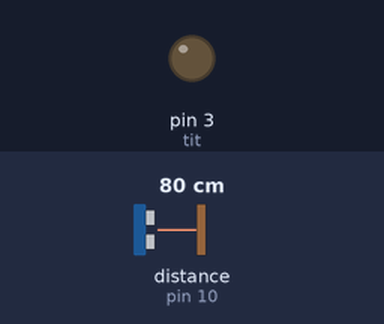
The sketch below on a simulated Arduino Uno, built with avr-gcc and run on an emulated ATmega328P. Shown: output pins drawn as LEDs (lit = HIGH). Wiring (inferred from the names in the program): ultrasonic range finder: trigger pin 9; echo pin 10. The test bench sets the inputs (shaded band); at power-on: distance to the obstacle (sensor on pin 10) 80 cm. The echo pulse lasts 58.3 µs per cm; pins used as bus, display or sensor lines are not drawn.

Above: at 1.2 s.
1.3 s: distance to the obstacle (sensor on pin 10) set to 35 cm
2.8 s: distance to the obstacle (sensor on pin 10) set to 31 cm
At 3.4 s:
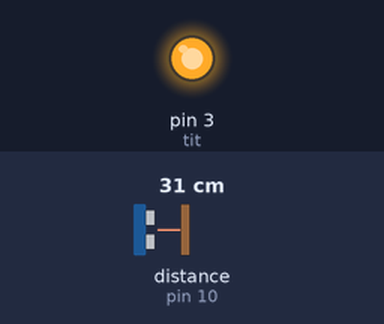
4.3 s: distance to the obstacle (sensor on pin 10) set to 9 cm
At 4.6 s:
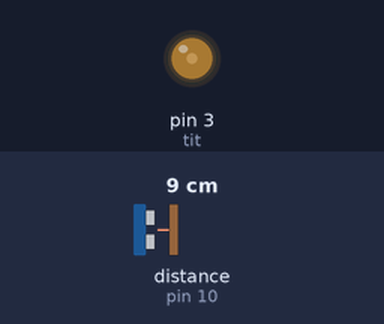
5.8 s: distance to the obstacle (sensor on pin 10) set to 18 cm
At 6.9 s:
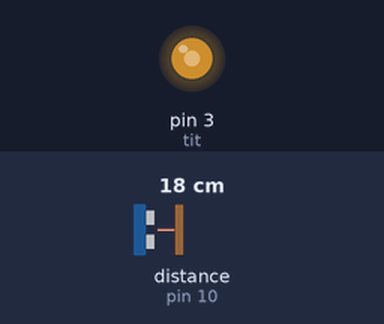
Timing chart, 0 to 8.3 s (numbered marks = the images above; inputs shaded):
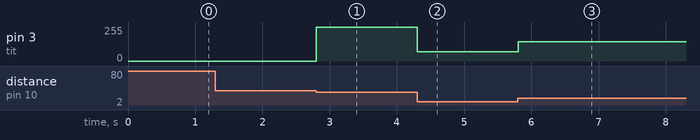

Measured:
- the behaviour switches between 32 and 31 cm on distance to the obstacle (sensor on pin 10) (found by bisection; images 0 and 1)
- after the input at 1.3 s, every drawn part: stays the same
- after the input at 2.8 s, pin 3 (tit): 0/255 → 255/255 at once
- after the input at 4.3 s, pin 3 (tit): 255/255 → 68/255 at once
- after the input at 5.8 s, pin 3 (tit): 68/255 → 144/255 at once

The sketch:

ultrasonAlarmbyDistance.ino
```cpp
const int TX = 9;   //the TRIG pin
const int RX = 10;  // the ECHO pin
long duration;
int distance;
#define tit 3
void setup() {
  // put your setup code here, to run once:

  pinMode(TX, OUTPUT);
  pinMode(RX, INPUT);
}

void loop() {
  // put your main code here, to run repeatedly:
  distance = discalc();
  if (distance <= 30) {

    int buzzLVL = map(distance, 0, 30, 0, 255);
    analogWrite(tit, buzzLVL);
  } else {
    analogWrite(tit, 0);
  }
}

// distance
int discalc() {
  digitalWrite(TX, LOW);
  delayMicroseconds(2);
  digitalWrite(TX, HIGH);
  delayMicroseconds(10);
  digitalWrite(TX, LOW);
  duration = pulseIn(RX, HIGH);
  distance = 0.034 * duration / 2;

  return distance;
}
```
